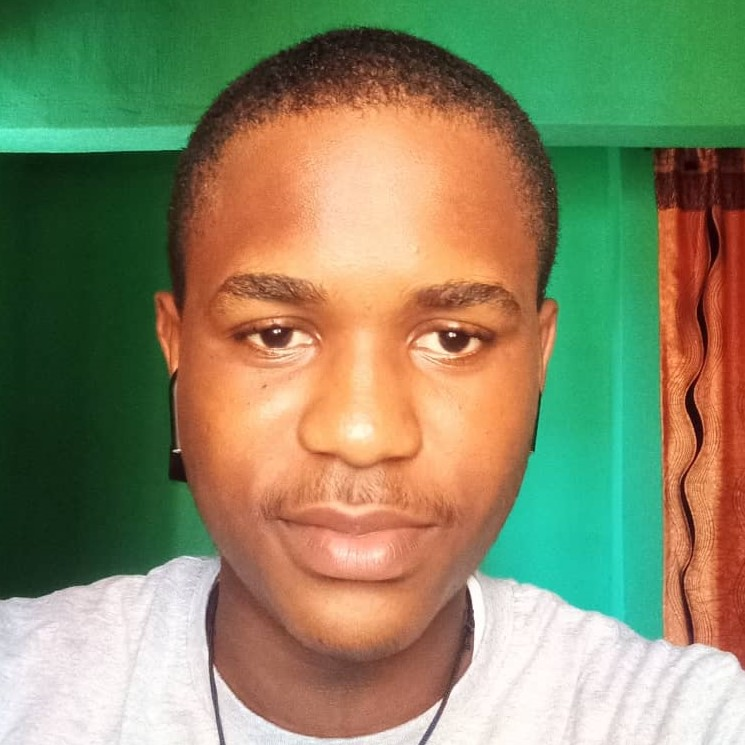
#> input picture _img/tony-img.jpg, 745 x 745 px
$ python sample2.py
#> lines starting #> are read from the running program, lines starting #| are printed output that depends on the picture
import numpy as np
import cv2 as cv

normal = cv.imread('../_img/tony-img.jpg')
#> normal is the input picture: shape (745, 745, 3); mean B, G, R 101.5, 136.3, 136.8
smile = cv.imread('../_img/tony2-img.jpg')
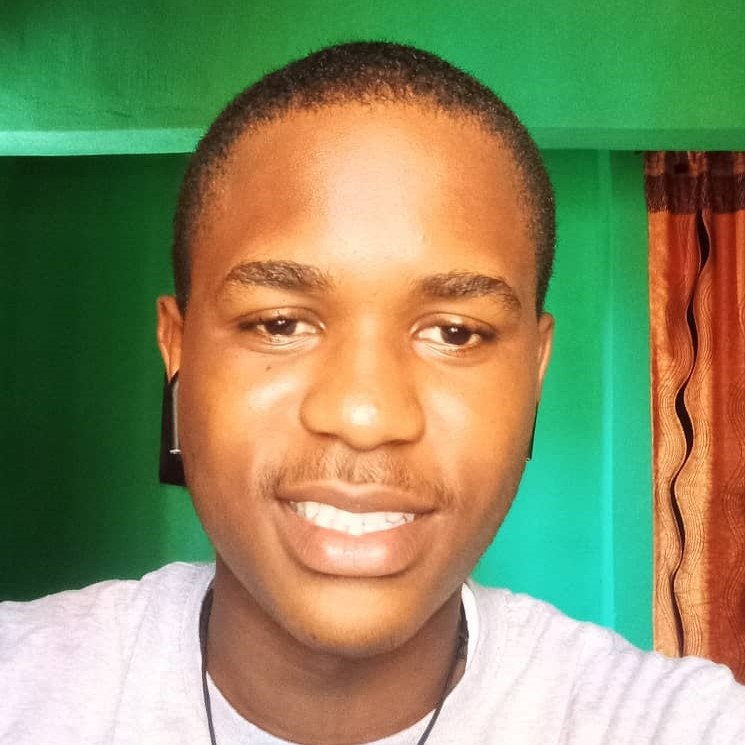
#> input picture _img/tony2-img.jpg, 745 x 745 px
#> smile is the input picture: shape (745, 745, 3); mean B, G, R 99.2, 140.9, 137.4

img = cv.addWeighted(normal, 0.3, smile, 0.7, 0)
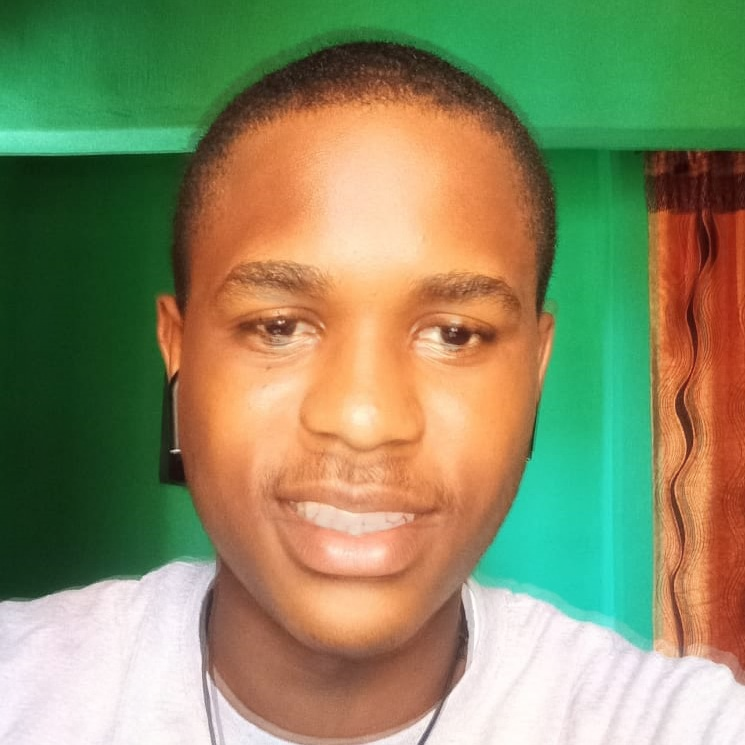
#> img: shape (745, 745, 3); mean B, G, R 99.9, 139.6, 137.3
cv.imshow('addition', img)

cv.waitKey(0)
cv.destroyAllWindows()
